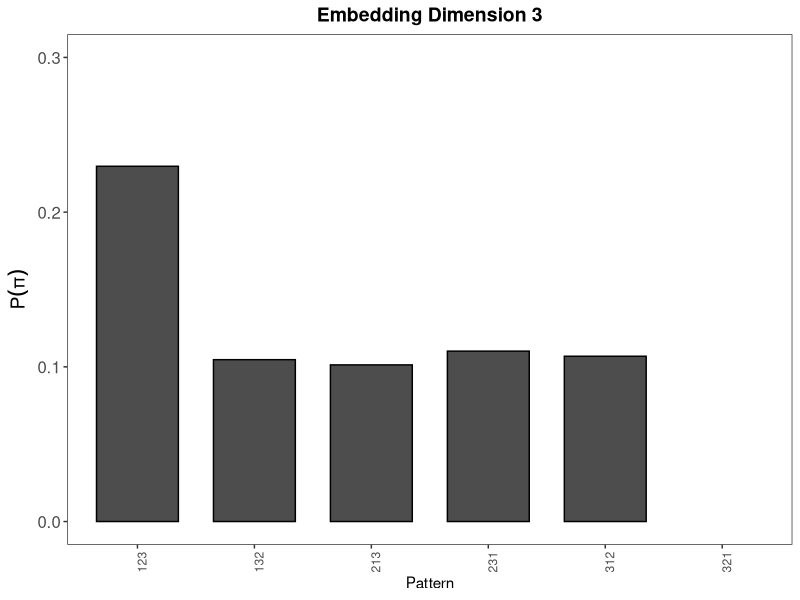
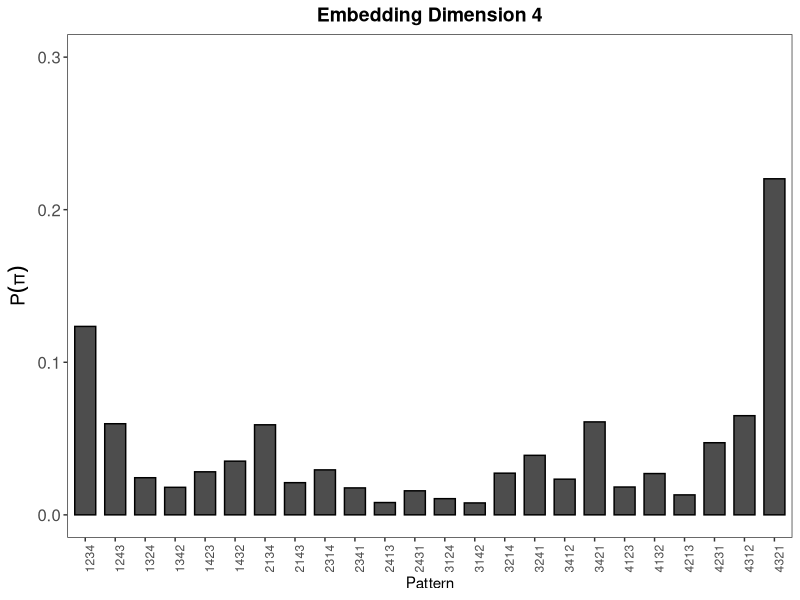
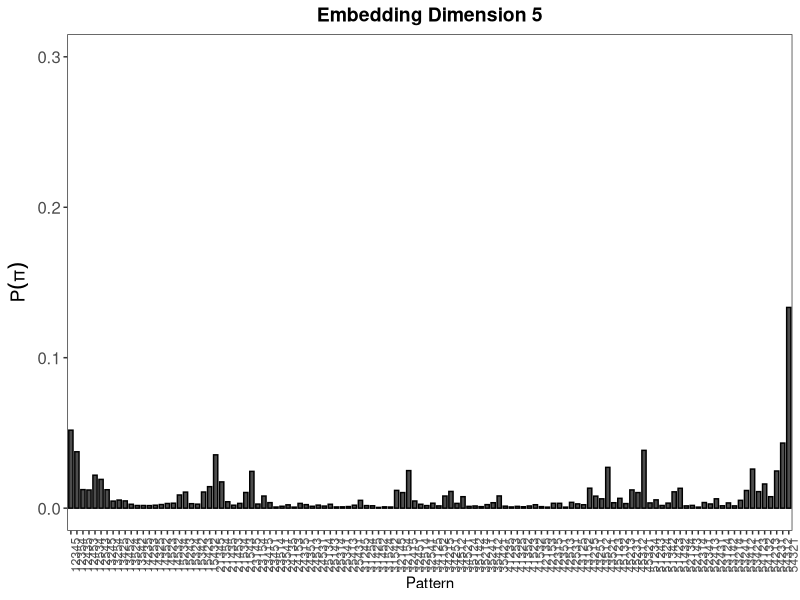
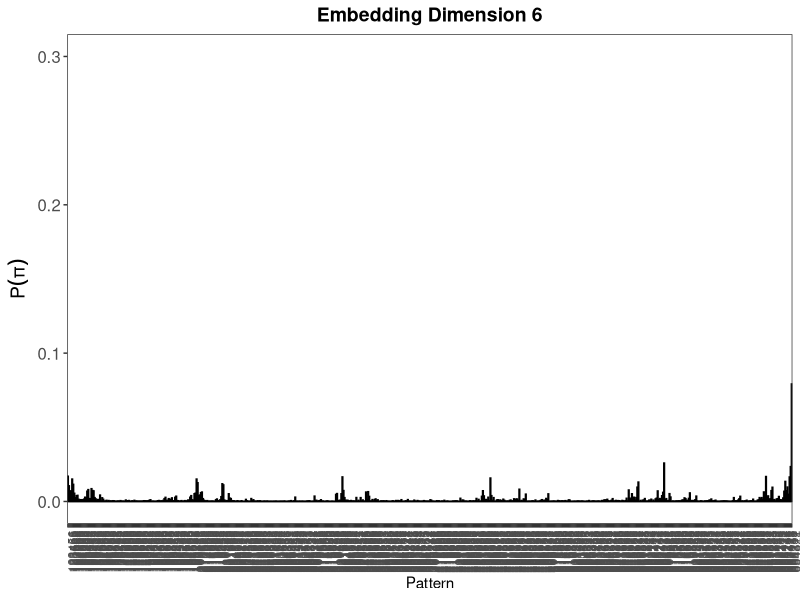
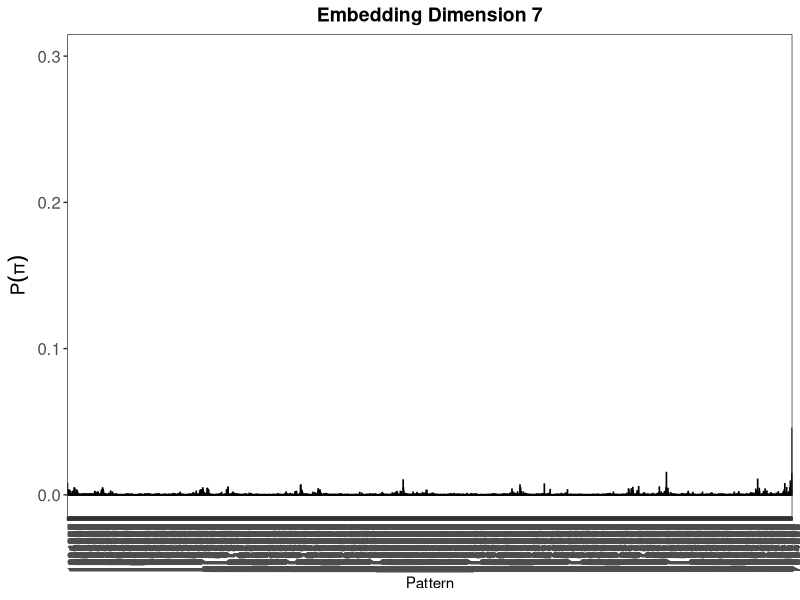
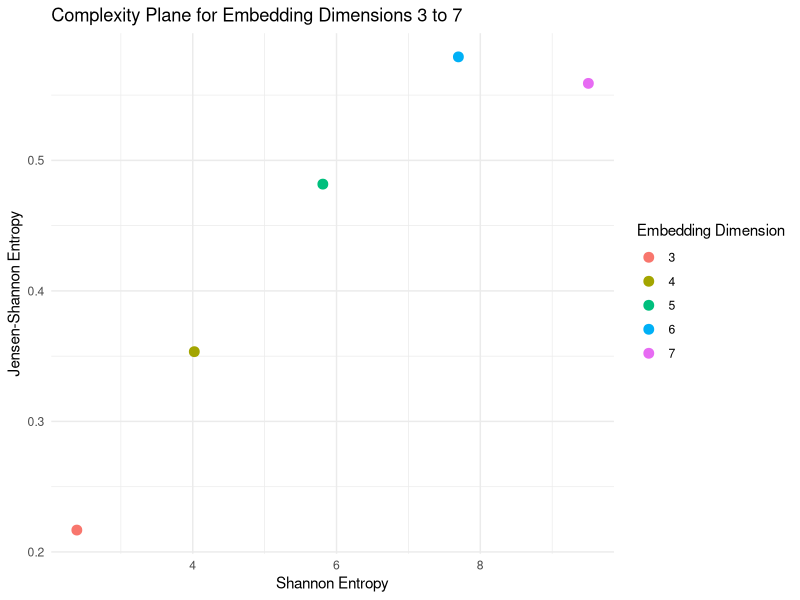
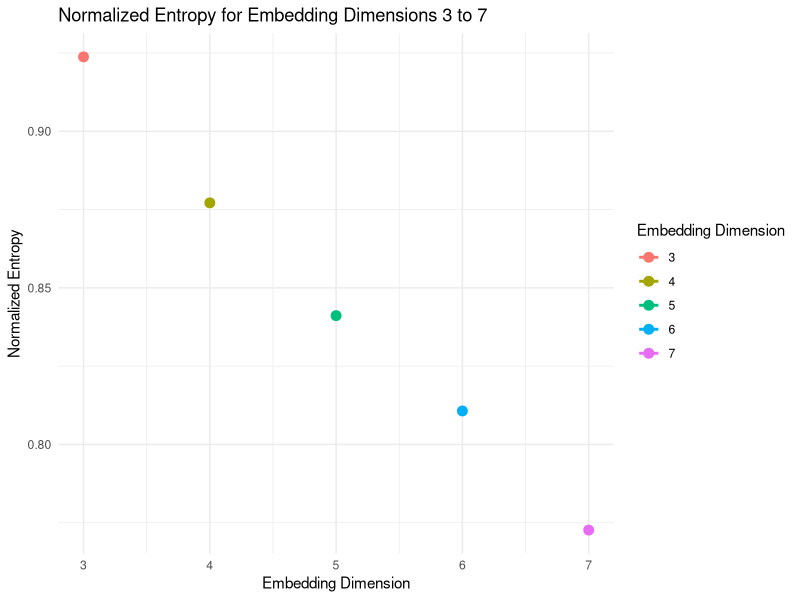

Write the R code that produced these figures, in order.
# Load necessary libraries
library(ggplot2)
library(readxl)

# Function to calculate permutation entropy
calculate_permutation_entropy <- function(probabilities) {
  entropy <- -sum(probabilities * log2(probabilities), na.rm = TRUE)
  return(entropy)
}

# Function to calculate KL divergence
kl_divergence <- function(P, Q) {
  divergence <- sum(P * log2(P / Q), na.rm = TRUE)
  return(divergence)
}

# Function to calculate JS divergence
js_divergence <- function(P, Q) {
  M <- 0.5 * (P + Q)
  jsd <- 0.5 * kl_divergence(P, M) + 0.5 * kl_divergence(Q, M)
  return(jsd)
}

# Function to calculate JS entropy
calculate_js_entropy <- function(probabilities) {
  uniform_prob <- rep(1 / length(probabilities), length(probabilities))
  jsd <- js_divergence(probabilities, uniform_prob)
  js_entropy <- sqrt(jsd)
  return(js_entropy)
}

# Function to calculate normalized entropy
calculate_normalized_entropy <- function(entropy, emb_dim) {
  max_entropy <- log2(factorial(emb_dim))
  normalized_entropy <- entropy / max_entropy
  return(normalized_entropy)
}

# Function to plot the frequencies of the ordinal patterns (Histogram)
plot_frequencies <- function(freq_df, title_txt) {
  ggplot(freq_df, aes(x = factor(Pattern, levels = unique(freq_df$Pattern)), y = Probability)) +
    geom_bar(stat = "identity", fill = "gray30", color = "black", width = 0.7) +
    xlab("Pattern") +
    ylab(expression(P(π))) +
    ggtitle(title_txt) +
    theme_bw() +
    theme(
      axis.text.x = element_text(angle = 90, hjust = 1, vjust = 1),
      axis.text.y = element_text(size = 12),
      axis.title.y = element_text(size = 14),
      plot.title = element_text(hjust = 0.5, size = 14, face = "bold"),
      panel.grid.major = element_blank(),
      panel.grid.minor = element_blank()
    ) +
    ylim(0, 0.3)
}

# Function to compute ordinal patterns from a given embedding dimension
compute_ordinal_patterns <- function(series, emb_dim) {
  n <- length(series)
  patterns <- vector("list", n - emb_dim + 1)
  
  for (i in 1:(n - emb_dim + 1)) {
    subseries <- series[i:(i + emb_dim - 1)]
    patterns[[i]] <- order(subseries)
  }
  return(patterns)
}

# Function to find the frequency of each ordinal pattern
ordinal_pattern_frequencies <- function(series, emb_dim) {
  patterns <- compute_ordinal_patterns(series, emb_dim)
  patterns_str <- sapply(patterns, paste, collapse = "")
  freq_table <- table(patterns_str)
  
  # Convert to data frame for better readability
  freq_df <- as.data.frame(freq_table)
  colnames(freq_df) <- c("Pattern", "Frequency")
  return(freq_df)
}

# Function to calculate probabilities from frequencies
calculate_probabilities <- function(freq_df) {
  total_patterns <- sum(freq_df$Frequency)
  probabilities <- freq_df$Frequency / total_patterns
  freq_df$Probability <- probabilities
  return(freq_df)
}

# Load the data
CAC <- read_excel("Load/CAC.xlsx")
series <- CAC[[2]]   # the second column contains the series
timestamp <- CAC[[1]]

# Define the embedding dimensions
embedding_dimensions <- 3:7

# Initialize a data frame to store the complexity measures
complexity_results <- data.frame()

# Loop through the embedding dimensions
for (emb_dim in embedding_dimensions) {
  # Calculate ordinal pattern frequencies and probabilities
  pattern_frequencies <- ordinal_pattern_frequencies(series, emb_dim)
  probabilities_df <- calculate_probabilities(pattern_frequencies)
  probabilities <- probabilities_df$Probability
  
  # Calculate Shannon entropy, Jensen-Shannon entropy, and normalized entropy
  shannon_entropy <- calculate_permutation_entropy(probabilities)
  js_entropy <- calculate_js_entropy(probabilities)
  normalized_entropy <- calculate_normalized_entropy(shannon_entropy, emb_dim)
  
  # Print the results
  print(paste("Embedding Dimension:", emb_dim))
  print(paste("Permutation Entropy:", shannon_entropy))
  print(paste("Jensen Shannon Entropy:", js_entropy))
  print(paste("Normalized Entropy:", normalized_entropy))
  
  # Plot frequencies for the embedding dimension
  print(plot_frequencies(probabilities_df, paste("Embedding Dimension", emb_dim)))
  
  # Append the results to the complexity_results data frame
  complexity_results <- rbind(complexity_results, data.frame(
    Emb_Dim = emb_dim,
    ShannonEntropy = shannon_entropy,
    JSEntropy = js_entropy,
    NormalizedEntropy = normalized_entropy
  ))
}

# Plot the complexity plane
ggplot(complexity_results, aes(x = ShannonEntropy, y = JSEntropy, color = factor(Emb_Dim))) +
  geom_point(size = 3) +
  xlab("Shannon Entropy") +
  ylab("Jensen-Shannon Entropy") +
  ggtitle("Complexity Plane for Embedding Dimensions 3 to 7") +
  scale_color_discrete(name = "Embedding Dimension") +
  theme_minimal()

# Plot normalized entropy for each embedding dimension
ggplot(complexity_results, aes(x = Emb_Dim, y = NormalizedEntropy, color = factor(Emb_Dim))) +
  geom_line(size = 1) +
  geom_point(size = 3) +
  xlab("Embedding Dimension") +
  ylab("Normalized Entropy") +
  ggtitle("Normalized Entropy for Embedding Dimensions 3 to 7") +
  scale_color_discrete(name = "Embedding Dimension") +
  theme_minimal()
